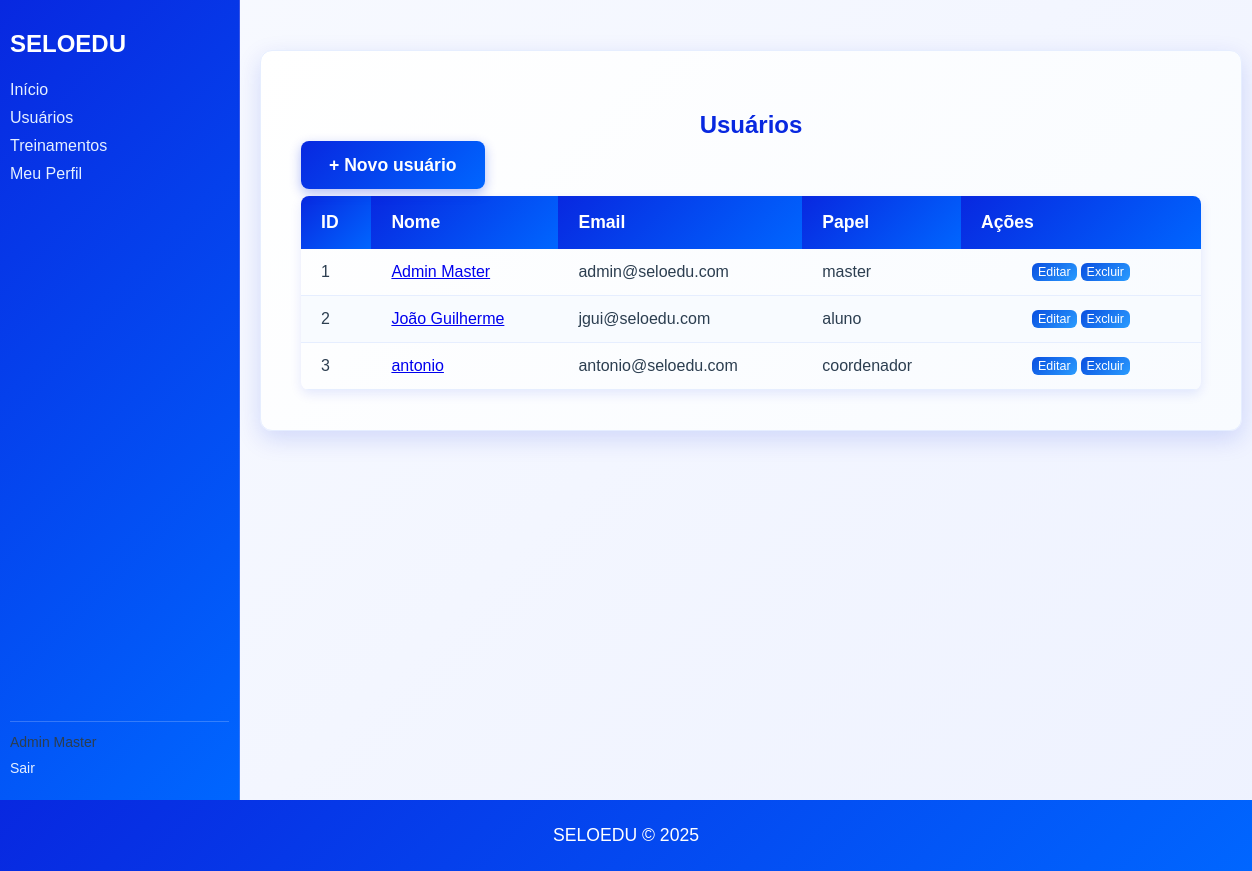
Page /users/ (signed in) on the committed database.
### models/users.py (models this page shows, shortened)
class User(UserMixin, db.Model):
	__tablename__ = 'users'
	id = db.Column(db.Integer, primary_key=True)
	nome = db.Column(db.String(120), nullable=False)
	email = db.Column(db.String(150), unique=True, nullable=False)
	password_hash = db.Column(db.String(256), nullable=True)
	role = db.Column(db.String(50), default='user')
	ativo = db.Column(db.Boolean, default=True)
	profile = db.relationship(
		'Profile',
		uselist=False,
		back_populates='user',
		cascade='all, delete-orphan',
		passive_deletes=True
	)

### views/users.py (the view)
    @login_required
    def list_users(self):
        try:
            users = User.query.filter_by(ativo=True).all()
            return render_template('users/index.html', usuarios=users)
        except Exception as e:
            flash(f'Erro ao carregar usuários: {str(e)}', 'error')
            return render_template('users/index.html', usuarios=[])

### models/users.py (called while the page is built)
@login_manager.user_loader
def load_user(user_id):
	try:
		return User.query.get(int(user_id))
	except Exception:
		return None

### templates/users/index.html (shortened to what this page needs)
{% extends "base.html" %}
{% block content %}
  <div class="users-container">
    <h2 class="users-header">Usuários</h2>
    {% if current_user.is_authenticated and current_user.role == 'master' %}
      <p><a class="button-home no-underline" href="{{ url_for('users.create') }}">+ Novo usuário</a></p>
    {% endif %}
    {% if usuarios %}
      <table>
        <thead>
          <tr>
            <th>ID</th>
            <th>Nome</th>
            <th>Email</th>
            <th>Papel</th>
            <th>Ações</th>
          </tr>
        </thead>
        <tbody>
          {% for u in usuarios %}
            <tr>
              <td>{{ u.id }}</td>
              <td><a href="{{ url_for('users.show', user_id=u.id) }}">{{ u.nome }}</a></td>
              <td>{{ u.email }}</td>
              <td>{{ u.role }}</td>
              <td class="actions">
                <div class="action-group">
                  {% if current_user.is_authenticated and (current_user.role == 'master' or current_user.id == u.id) %}
                    <form action="{{ url_for('users.edit', user_id=u.id) }}" method="get" style="margin:0;display:inline-flex;">
                      <button type="submit" class="btn-small">Editar</button>
                    </form>
                  {% endif %}
                  {% if current_user.is_authenticated and current_user.role == 'master' %}
                    <form action="{{ url_for('users.delete', user_id=u.id) }}" method="post" style="margin:0;display:inline-flex;">
                      <button type="submit" class="btn-small">Excluir</button>
                    </form>
                  {% endif %}
                </div>
              </td>
            </tr>
          {% endfor %}
        </tbody>
      </table>
    {% else %}
      <p>Nenhum usuário cadastrado.</p>
    {% endif %}
  </div>
{% endblock %}

### templates/base.html (shortened to what this page needs)
<!DOCTYPE html>
<html lang="pt-BR">
<head>
    <link rel="stylesheet" href="{{ url_for('static', filename='custom.css') }}">
</head>
<body>
    <div class="layout" id="app-layout">
        {% if current_user.is_authenticated %}
        <aside id="sidebar">
            <div style="display:flex; align-items:center; justify-content:flex-start; margin-bottom:8px;">
                <h2>SELOEDU</h2>
            </div>
            <nav>
                <ul>
                    <li><a href="{{ url_for('users.dashboard') }}">Início</a></li>
                    <li><a href="{{ url_for('users.index') }}">Usuários</a></li>
                    <li><a href="{{ url_for('treinamento.listar') }}">Treinamentos</a></li>
                    <li><a href="{{ url_for('users.profile') }}">Meu Perfil</a></li>
                </ul>
            </nav>
            <div class="sidebar-footer">
                <p>{{ current_user.nome }}</p>
                <ul>
                    <li><a href="{{ url_for('auth.logout') }}">Sair</a></li>
                </ul>
            </div>
        </aside>
        {% endif %}
        <main>
            {% block content %}{% endblock %}
        </main>
    </div>
    <footer>
        <p>SELOEDU © 2025</p>
    </footer>
</body>
</html>

### Static/custom.css (style rules this page uses)
body { font-family: 'Arial', sans-serif; background: linear-gradient(135deg, #f8faff 0%, #eef2ff 100%); margin: 0; padding: 0; color: #2c3e50; display: flex; flex-direction: column; min-height: 100vh; }
main { flex: 1; padding: 20px; display: flex; flex-direction: column; align-items: center; }
footer { background: linear-gradient(135deg, #0828e0 0%, #0066ff 100%); color: white; text-align: center; padding: 25px; margin-top: auto; width: 100%; box-sizing: border-box; font-weight: 500; }
footer p { margin: 0; font-size: 1.1em; }
.button-home, .button-login { padding: 14px 28px; background: linear-gradient(135deg, #0828e0 0%, #0066ff 100%); border: none; color: white; font-size: 1.1em; border-radius: 8px; cursor: pointer; transition: all 0.3s ease; width: 220px; margin-top: 25px; font-weight: 600; box-shadow: 0 4px 12px rgba(8, 40, 224, 0.3); }
.users-container { background: linear-gradient(135deg, #ffffff 0%, #f8fbff 100%); padding: 40px; border-radius: 12px; box-shadow: 0 8px 25px rgba(8, 40, 224, 0.15); width: 100%; max-width: 900px; margin: 30px auto; border: 1px solid #e6eeff; }
table { width: 100%; border-collapse: collapse; margin-top: 20px; border-radius: 8px; overflow: hidden; box-shadow: 0 4px 12px rgba(8, 40, 224, 0.1); }
table th { background: linear-gradient(135deg, #0828e0 0%, #0066ff 100%); color: white; padding: 16px 20px; text-align: left; font-weight: 600; font-size: 1.1em; }
table td { padding: 14px 20px; border-bottom: 1px solid #e6eeff; color: #2c3e50; }
table tr:nth-child(even) { background-color: #f8fbff; }
.btn-small { padding: 2px 6px; font-size: 0.78em; border-radius: 6px; background: linear-gradient(135deg, #0a4fe0 0%, #2a9cff 100%); color: white; border: none; cursor: pointer; text-decoration: none; display: inline-block; vertical-align: middle; }
.action-group { display: flex; gap: 4px; align-items: center; justify-content: center; }
table td.actions { white-space: nowrap; width: 200px; }
.button-home, .btn-small, .no-underline { text-decoration: none; }
.users-header { text-align: center; color: #0828e0; margin-bottom: 16px; font-weight: 700; }
.layout { display: grid; grid-template-columns: 240px 1fr; min-height: 100vh; }
aside { background: linear-gradient(135deg, #0828e0 0%, #0066ff 100%); padding: 10px; display: flex; flex-direction: column; justify-content: flex-start; border-right: 1px solid rgba(255,255,255,0.2); }
aside h2 { margin-bottom: 5px; text-align: left; color: #ffffff; }
aside nav ul { list-style: none; padding: 0; margin: 0; }
aside nav li { margin: 10px 0; }
aside nav a { text-decoration: none; color: #e6f0ff; font-weight: 500; }
.sidebar-footer { border-top: 1px solid rgba(255,255,255,0.2); padding-top: 10px; font-size: 14px; margin-top: auto; }
.sidebar-footer p { margin: 2px 0; }
.sidebar-footer ul { list-style: none; padding: 0; margin-top: 10px; }
.sidebar-footer li { margin: 6px 0; }
.sidebar-footer a { text-decoration: none; color: #e6f0ff; }
main { padding: 20px; }

### rows in the picture
User: nome "Admin Master", id "1", email "admin@seloedu.com", role "master"
User: id "2", nome "João Guilherme", email "jgui@seloedu.com", role "aluno"
User: id "3", nome "antonio", email "antonio@seloedu.com", role "coordenador"
